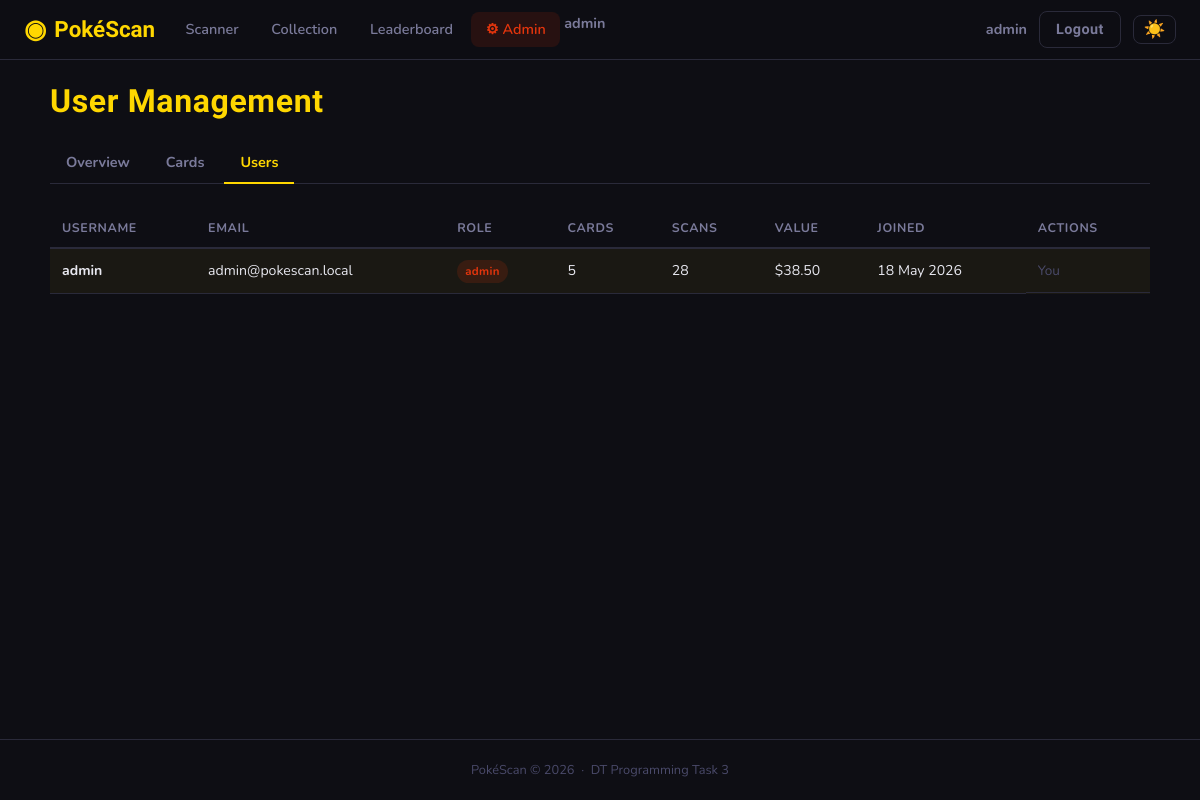
/admin/users (signed in), run on an earlier commit of the app's database.
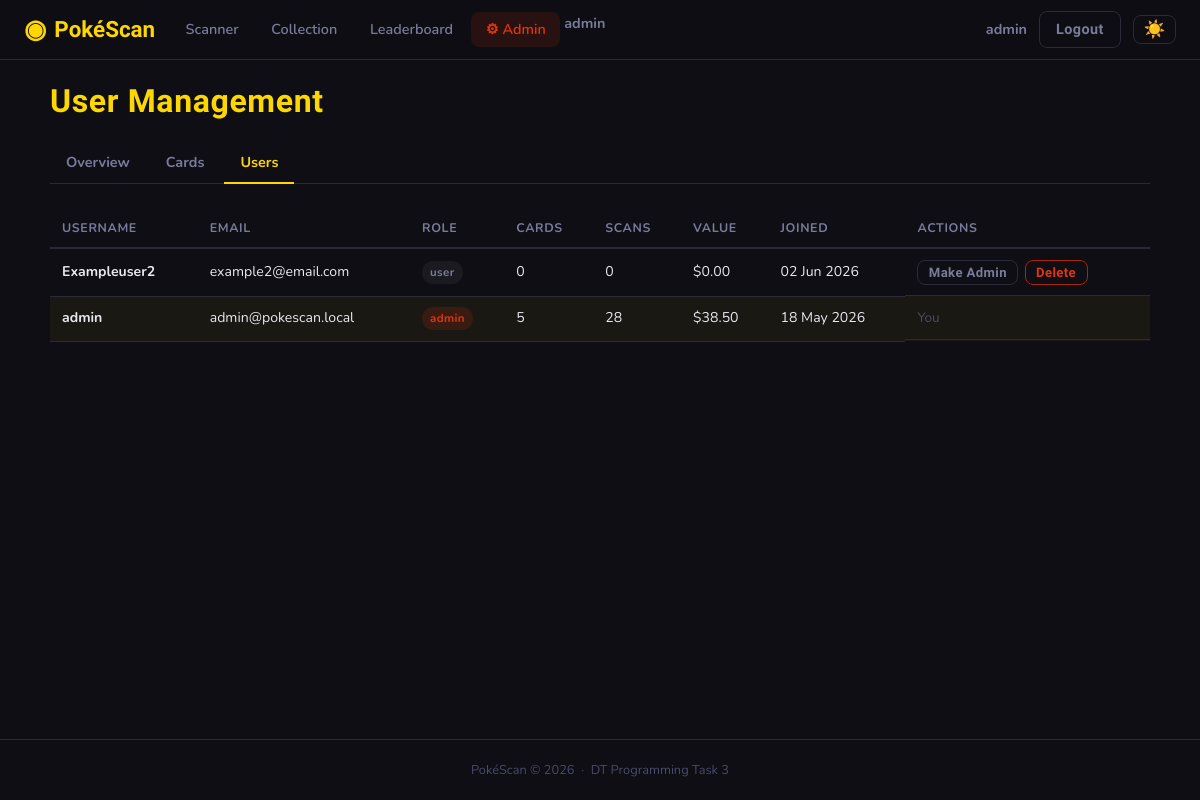
And on a later commit of the database.
### app/models.py (models this page shows, shortened)
class User(UserMixin, db.Model):
    __tablename__ = 'users'
    id         = db.Column(db.Integer, primary_key=True)
    username   = db.Column(db.String(80), unique=True, nullable=False)
    email      = db.Column(db.String(120), unique=True, nullable=False)
    password   = db.Column(db.String(256), nullable=False)
    role       = db.Column(db.String(20), nullable=False, default='user')
    created_at = db.Column(db.DateTime, default=datetime.utcnow)
    scans       = db.relationship('Scan',         backref='user', lazy=True, cascade='all, delete-orphan')
    decks       = db.relationship('Deck',         backref='user', lazy=True, cascade='all, delete-orphan')
    wishlist    = db.relationship('WishlistItem', backref='user', lazy=True, cascade='all, delete-orphan')
    @property
    def is_admin(self):
        return self.role == 'admin'
    @property
    def collection_value(self):
        scanned_card_ids = {s.card_id for s in self.scans}
        cards = Card.query.filter(Card.id.in_(scanned_card_ids)).all()
        return round(sum(c.market_value or 0 for c in cards), 2)
    @property
    def unique_card_count(self):
        return len({s.card_id for s in self.scans})

class Scan(db.Model):
    __tablename__ = 'scans'
    id          = db.Column(db.Integer, primary_key=True)
    user_id     = db.Column(db.Integer, db.ForeignKey('users.id'), nullable=False)
    card_id     = db.Column(db.Integer, db.ForeignKey('cards.id'), nullable=False)
    confidence  = db.Column(db.Float, nullable=False)
    scanned_at  = db.Column(db.DateTime, default=datetime.utcnow)

### app/admin/routes.py (the view)
@admin_bp.route('/users')
@admin_required
def manage_users():
    users = User.query.order_by(User.created_at.desc()).all()
    return render_template('admin/manage_users.html', users=users)

### app/admin/routes.py (called while the page is built)
def admin_required(f):
    @wraps(f)
    def decorated(*args, **kwargs):
        if not current_user.is_authenticated or not current_user.is_admin:
            flash('Admin access required.', 'danger')
            return redirect(url_for('scanner.home'))
        return f(*args, **kwargs)
    return login_required(decorated)

### app/templates/admin/manage_users.html (shortened to what this page needs)
{% extends "base.html" %}
{% block content %}
<div class="page-container">
    <div class="page-header">
        <h1 class="page-title">User Management</h1>
    </div>
    <div class="sub-nav">
        <a href="{{ url_for('admin.dashboard') }}"    class="sub-link">Overview</a>
        <a href="{{ url_for('admin.manage_cards') }}" class="sub-link">Cards</a>
        <a href="{{ url_for('admin.manage_users') }}" class="sub-link active">Users</a>
    </div>
    <div class="table-wrap">
        <table class="admin-table admin-table-full">
            <thead>
                <tr>
                    <th>Username</th>
                    <th>Email</th>
                    <th>Role</th>
                    <th>Cards</th>
                    <th>Scans</th>
                    <th>Value</th>
                    <th>Joined</th>
                    <th>Actions</th>
                </tr>
            </thead>
            <tbody>
            {% for user in users %}
            <tr {% if user.id == current_user.id %}class="lb-you"{% endif %}>
                <td><strong>{{ user.username }}</strong></td>
                <td>{{ user.email }}</td>
                <td>
                    <span class="badge {{ 'badge-admin' if user.is_admin else 'badge-user' }}">
                        {{ user.role }}
                    </span>
                </td>
                <td>{{ user.unique_card_count }}</td>
                <td>{{ user.scans|length }}</td>
                <td>${{ "%.2f"|format(user.collection_value) }}</td>
                <td>{{ user.created_at.strftime('%d %b %Y') }}</td>
                <td class="table-actions">
                    {% if user.id != current_user.id %}
                    <form method="POST"
                          action="{{ url_for('admin.toggle_admin', user_id=user.id) }}"
                          style="display:inline">
                        <button type="submit" class="btn btn-ghost btn-xs">
                            {{ 'Demote' if user.is_admin else 'Make Admin' }}
                        </button>
                    </form>
                    <form method="POST"
                          action="{{ url_for('admin.delete_user', user_id=user.id) }}"
                          style="display:inline"
                          onsubmit="return confirm('Delete user {{ user.username }}?')">
                        <button type="submit" class="btn btn-ghost btn-xs btn-danger">Delete</button>
                    </form>
                    {% else %}
                    <span class="muted">You</span>
                    {% endif %}
                </td>
            </tr>
            {% endfor %}
            </tbody>
        </table>
    </div>
</div>
{% endblock %}

### app/templates/base.html (shortened to what this page needs)
<!DOCTYPE html>
<html lang="en">
<head>
    <link rel="stylesheet" href="{{ url_for('static', filename='css/style.css') }}">
</head>
<body>
<nav class="navbar">
    <a class="nav-brand" href="{{ url_for('scanner.home') }}">
        <span class="brand-icon">◉</span>
        <span>PokéScan</span>
    </a>
    {% if current_user.is_authenticated %}
    <div class="nav-links">
        <a href="{{ url_for('scanner.home') }}"
           class="nav-link {% if request.blueprint == 'scanner' %}active{% endif %}">
            Scanner
        </a>
        <a href="{{ url_for('collection.library') }}"
            class="nav-link {% if request.blueprint == 'collection' and request.endpoint != 'collection.leaderboard' %}active{% endif %}">
                Collection
        </a>
        <a href="{{ url_for('collection.leaderboard') }}"
            class="nav-link {% if request.endpoint == 'collection.leaderboard' %}active{% endif %}">
                Leaderboard
        </a>
        {% if current_user.is_admin %}
        <a href="{{ url_for('admin.dashboard') }}"
           class="nav-link admin-link {% if request.blueprint == 'admin' %}active{% endif %}">
            ⚙ Admin
        </a>
        <a href="{{ url_for('profile.my_profile') }}" class="nav-username">
            {{ current_user.username }}
        </a>
        {% endif %}
    </div>
    <div class="nav-user">
        <span class="nav-username">{{ current_user.username }}</span>
        <a href="{{ url_for('auth.logout') }}" class="btn btn-ghost btn-sm">Logout</a>
        <button class="theme-toggle" id="themeToggle" onclick="toggleTheme()" title="Toggle theme">☀️</button>
    </div>
    {% endif %}
</nav>
<main class="main-content">
    {% block content %}{% endblock %}
</main>
<footer class="footer">
    <p>PokéScan &copy; 2026 &nbsp;·&nbsp; DT Programming Task 3</p>
</footer>
</body>
</html>

What changed in the data, as far as the page shows it:
added User: username "Exampleuser2", email "example2@email.com", role "user", unique_card_count "0", scans|length "0", collection_value "0.00", created_at "02 Jun 2026", role "Make Admin"
